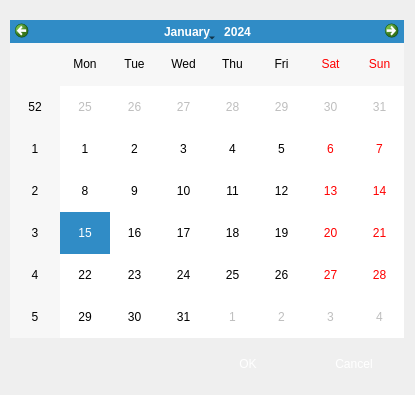
<?xml version="1.0" encoding="UTF-8"?>
<ui version="4.0">
 <class>Dialog</class>
 <widget class="QDialog" name="Dialog">
  <property name="geometry">
   <rect>
    <x>0</x>
    <y>0</y>
    <width>415</width>
    <height>395</height>
   </rect>
  </property>
  <property name="windowTitle">
   <string>Dialog</string>
  </property>
  <property name="styleSheet">
   <string notr="true"/>
  </property>
  <widget class="QWidget" name="verticalLayoutWidget">
   <property name="geometry">
    <rect>
     <x>10</x>
     <y>20</y>
     <width>394</width>
     <height>364</height>
    </rect>
   </property>
   <layout class="QVBoxLayout" name="verticalLayout">
    <item>
     <widget class="QCalendarWidget" name="calendarWidget"/>
    </item>
    <item>
     <widget class="QDialogButtonBox" name="buttonBox">
      <property name="styleSheet">
       <string notr="true">QPushButton {
	background-color: rgba(65,205,82,.7);
	border: none;
	width: 100px;
	height: 40px;
	color: white;
	border-radius: 4px;
}

QPushButton:hover {
	background-color: #16a085;
}</string>
      </property>
      <property name="orientation">
       <enum>Qt::Horizontal</enum>
      </property>
      <property name="standardButtons">
       <set>QDialogButtonBox::Cancel|QDialogButtonBox::Ok</set>
      </property>
     </widget>
    </item>
   </layout>
  </widget>
 </widget>
 <resources/>
 <connections>
  <connection>
   <sender>buttonBox</sender>
   <signal>accepted()</signal>
   <receiver>Dialog</receiver>
   <slot>accept()</slot>
   <hints>
    <hint type="sourcelabel">
     <x>248</x>
     <y>254</y>
    </hint>
    <hint type="destinationlabel">
     <x>157</x>
     <y>274</y>
    </hint>
   </hints>
  </connection>
  <connection>
   <sender>buttonBox</sender>
   <signal>rejected()</signal>
   <receiver>Dialog</receiver>
   <slot>reject()</slot>
   <hints>
    <hint type="sourcelabel">
     <x>316</x>
     <y>260</y>
    </hint>
    <hint type="destinationlabel">
     <x>286</x>
     <y>274</y>
    </hint>
   </hints>
  </connection>
 </connections>
</ui>
